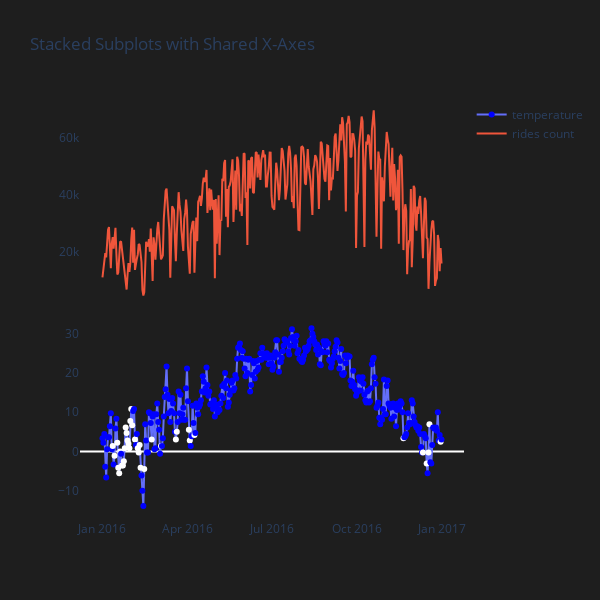

The notebook cell this image was saved under:
### Code cell
from plotly.subplots import make_subplots
import plotly.graph_objects as go

fig = make_subplots(
    rows=2, cols=1, shared_xaxes=True, vertical_spacing=0.02,print_grid=False
)

fig.add_trace(
    go.Scatter(x=weather.loc[:,'date'],
               y=weather.loc[:,'average temperature'].values,name = "temperature", mode='lines+markers',
              marker = dict(color = snieg),text = czy_snieg),
    row=2, col=1
)


fig.add_trace(go.Scatter(x=count_by_day_in_month.loc[:,'day'].values,
                         y=count_by_day_in_month.loc[:,'count'].values,name = "rides count"
                        ,marker = dict(color = czy_snieg2),text = czy_snieg)
              ,row=1, col=1)


fig.update_layout(height=600, width=600,
                  title_text="Stacked Subplots with Shared X-Axes"
)


fig['layout']['yaxis2'].update(showgrid=False)
fig['layout']['yaxis1'].update(showgrid=False)
fig['layout']['xaxis2'].update(showgrid=False)
fig['layout']['xaxis1'].update(showgrid=False)
fig.layout.plot_bgcolor = '#1E1E1E'
fig.layout.paper_bgcolor = '#1E1E1E'

fig.show()

### Figure 1 — Plotly figure (JSON) as saved in the notebook; plotly's stock layout.template omitted (floating-point values rounded to 4 significant figures; data arrays with more than 128 entries replaced by an {"elided": "..."} marker saying what was removed)
{"data": [{"marker": {"color": {"elided": "366 str values"}}, "mode": "lines+markers", "name": "temperature", "text": {"elided": "366 str values"}, "type": "scatter", "x": {"elided": "366 str values"}, "xaxis": "x2", "y": {"elided": "366 float values"}, "yaxis": "y2"}, {"marker": {"color": {"elided": "366 str values"}}, "name": "rides count", "text": {"elided": "366 str values"}, "type": "scatter", "x": {"elided": "362 str values"}, "xaxis": "x", "y": {"elided": "362 int values"}, "yaxis": "y"}], "layout": {"height": 600, "paper_bgcolor": "#1E1E1E", "plot_bgcolor": "#1E1E1E", "title": {"text": "Stacked Subplots with Shared X-Axes"}, "width": 600, "xaxis": {"anchor": "y", "domain": [0, 1], "matches": "x2", "showgrid": false, "showticklabels": false}, "xaxis2": {"anchor": "y2", "domain": [0, 1], "showgrid": false}, "yaxis": {"anchor": "x", "domain": [0.51, 1], "showgrid": false}, "yaxis2": {"anchor": "x2", "domain": [0, 0.49], "showgrid": false}}}
